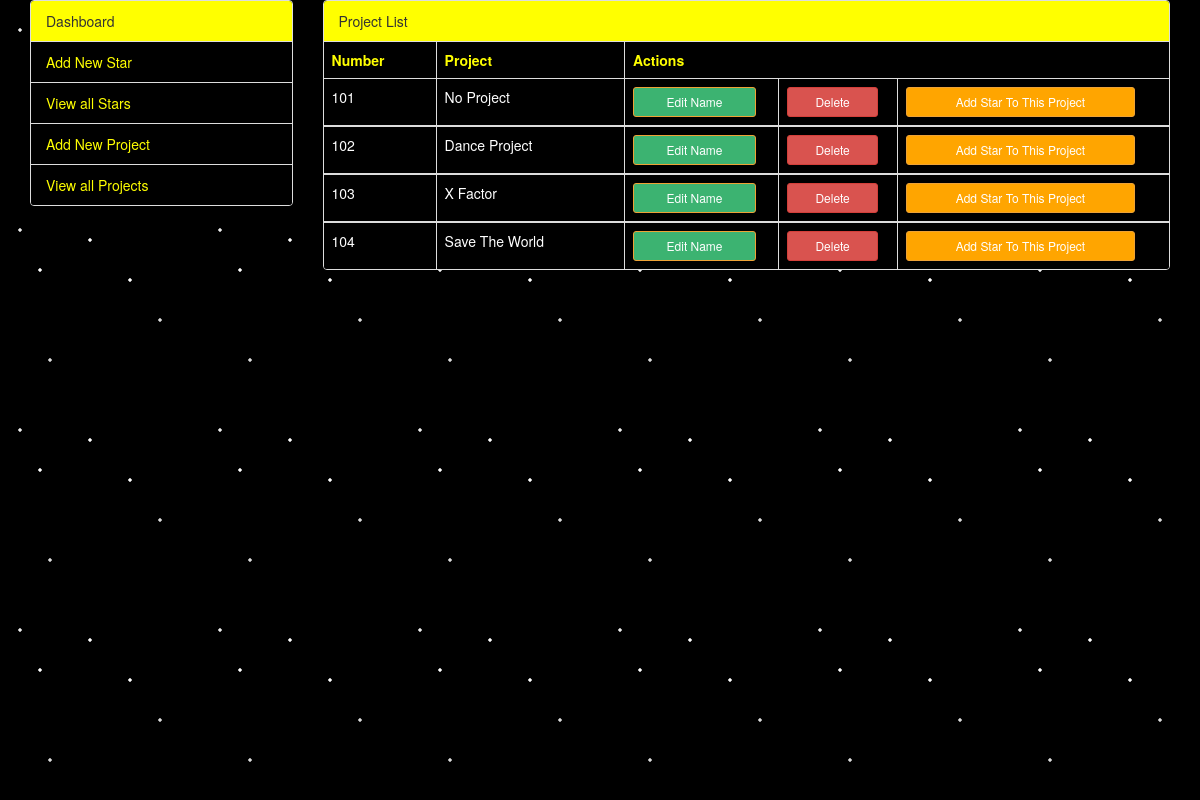
Page /project_list.php on the committed database.
### tables this page shows
CREATE TABLE `projects` (
  `p_id` int(11) NOT NULL AUTO_INCREMENT,
  `a_project` varchar(45) NOT NULL,
  PRIMARY KEY (`p_id`)
);

### project_list.php (the view, shortened to what this page needs)
<?php
 require 'conn.php';
?>
<!doctype html>
<html lang="en">
  <head>
     <link rel="stylesheet" href="https://stackpath.bootstrapcdn.com/bootstrap/3.4.1/css/bootstrap.min.css">
     <link rel="stylesheet" href="style.css">
  </head>
  <body>
  <div id="space">
   <div class="stars"></div>
   <div class="stars"></div>
   <div class="stars"></div>
   <div class="stars"></div>
   <div class="stars"></div>
  </div>
    <div class="container">
        <div class="row">
            <div class="col-lg-3 col-md-3">
                <div class="panel panel-default">
                    <div class="panel-heading">Dashboard</div>
                    <ul class="list-group">
                        <li class="list-group-item"><a href="add_new_star.php">Add New Star</a></li>
                        <li class="list-group-item"><a href="index.php">View all Stars</a></li>
                        <li class="list-group-item"><a href="add_project.php">Add New Project</a></li>
                        <li class="list-group-item"><a href="project_list.php">View all Projects</a></li>
                    </ul>
                </div>
            </div>
            <div class="col-lg-9 col-md-9">
                <div class="panel panel-default">
                    <div class="panel-heading">Project List</div>
                    <table class="table table-bordered">
                    <thead class="star_list">
                        <tr>
                            <th>Number</th>
                            <th>Project</th>
                            <th colspan="3">Actions</th>
                        </tr>
                        </thead>
                        <?php
                          $sql = "SELECT * FROM projects";
                          $result = mysqli_query($conn,$sql);
                          if(mysqli_num_rows($result) > 0 ){
                            while($projects= mysqli_fetch_assoc($result)){?>
                            <tbody class="project_list">
                            <tr>
                            <td><?php echo $projects['p_id'] + 100; ?></td>
                            <td><?php echo $projects['a_project']; ?></td>
                            <td><a href="edit_project.php?p_id=<?php  echo $projects['p_id']; ?>" class="btn btn-sm btn btn-block btn-warning">Edit Name</a></td>
                            <td><a href="delete_project.php?p_id=<?php  echo $projects['p_id']; ?>" class="btn btn-sm btn btn-block btn-danger">Delete</a></td>
                            <td><a href="add_star.php?p_id=<?php echo $projects['p_id']; ?>" class="btn btn-sm btn-warning" style=" background-color:orange">Add Star To This Project</a></td>
                            </tr>
                            </tbody>
                           <?php
                             }
                            } else {
                                  echo " 0 result";
                              }
                        ?>
                </div>
            </div>
        </div>
    </div>
    </body>
</html>

### style.css (style rules this page uses)
#space, .stars { overflow: hidden; position: absolute; top: 0; bottom: 0; left: 0; right: 0; }
.stars { background-image: radial-gradient(2px 2px at 20px 30px, #eee, rgba(0,0,0,0)), radial-gradient(2px 2px at 40px 70px, #fff, rgba(0,0,0,0)), radial-gradient(2px 2px at 50px 160px, #ddd, rgba(0,0,0,0)), radial-gradient(2px 2px at 90px 40px, #fff, rgba(0,0,0,0)), radial-gradient(2px 2px at 130px 80px, #fff, rgba(0,0,0,0)), radial-gradient(2px 2px at 160px 120px, #ddd, rgba(0,0,0,0)); background-repeat: repeat; background-size: 200px 200px; }
body { background: #000; }
.star_list, .list-group-item { color: yellow; background-color: #000; }
.panel-heading { background-color: yellow; }
th { color: yellow; }
.list-group-item a { color: yellow; text-decoration: none; }
.project_list, form, .input-sm, .panel-default { background-color: #000; color: white; }
a:hover, td { color: white; }
.panel-default .panel-heading { background-color: yellow; }
.btn-warning { width:90%; background-color:mediumseagreen; }
.btn-danger { width:90%; }

### rows in the picture
projects: $projects['p_id'] + 100 "101", a_project "No Project"
projects: $projects['p_id'] + 100 "102", a_project "Dance Project"
projects: $projects['p_id'] + 100 "103", a_project "X Factor"
projects: $projects['p_id'] + 100 "104", a_project "Save The World"
